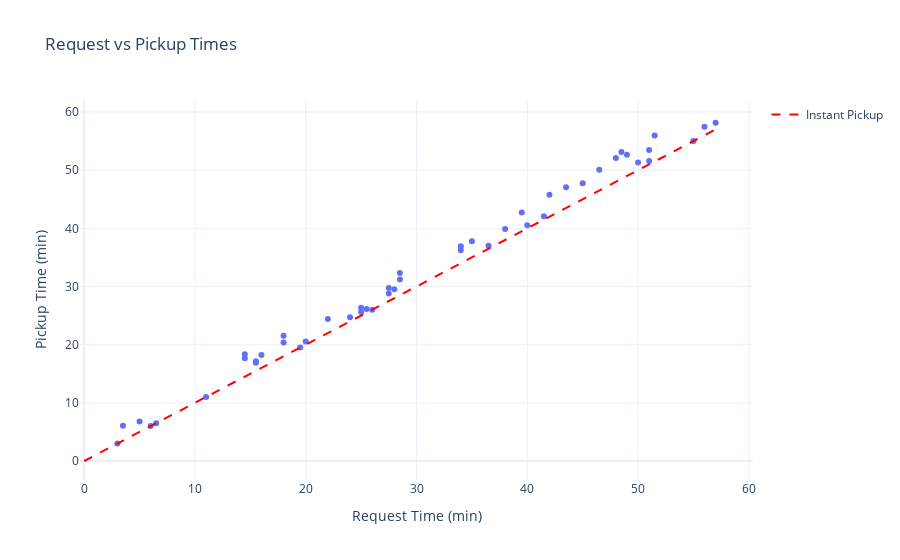

Write notebook code for a chart like this one.
### Markdown cell above
### 👥 User Experience Analysis

Understanding the user experience is crucial for ride-sharing services. Here we analyze wait times and service quality from the customer's perspective. The visualization shows the distribution of wait times and helps identify any service bottlenecks.

### Code cell
# Analyze user statistics
fig, wait_time_stats = analyze_user_stats(results_dir)
fig.show()

print('\n⏱️ Wait Time Statistics (minutes):')
print(wait_time_stats.to_string())

### Figure 1 — Plotly figure (JSON) as saved in the notebook; plotly's stock layout.template omitted (floating-point values rounded to 4 significant figures)
{"data": [{"hovertemplate": "Request Time (min)=%{x}<br>Pickup Time (min)=%{y}<extra></extra>", "legendgroup": "", "marker": {"color": "#636efa", "symbol": "circle"}, "mode": "markers", "name": "", "orientation": "v", "showlegend": false, "type": "scatter", "x": [6.5, 3, 6, 5, 3.5, 11, 15.5, 15.5, 14.5, 14.5, 19.5, 18, 20, 16, 18, 22, 24, 26, 25.5, 25, 25, 27.5, 28, 27.5, 28.5, 28.5, 34, 34, 36.5, 35, 38, 40, 42, 39.5, 41.5, 43.5, 45, 46.5, 50, 48, 51, 49, 51, 48.5, 51.5, 55, 56, 57], "xaxis": "x", "y": [6.5, 3, 6, 6.78, 6.067, 11, 16.9, 17.16, 18.33, 17.65, 19.5, 20.39, 20.53, 18.21, 21.53, 24.4, 24.73, 26, 26.13, 25.63, 26.34, 28.8, 29.52, 29.75, 31.2, 32.31, 36.25, 36.9, 37.03, 37.78, 39.87, 40.53, 45.75, 42.72, 42.07, 47.06, 47.77, 50.08, 51.33, 52.1, 51.57, 52.67, 53.46, 53.13, 55.97, 55, 57.47, 58.15], "yaxis": "y"}, {"line": {"color": "red", "dash": "dash"}, "mode": "lines", "name": "Instant Pickup", "type": "scatter", "x": [0, 57], "y": [0, 57]}], "layout": {"legend": {"tracegroupgap": 0}, "title": {"text": "Request vs Pickup Times"}, "xaxis": {"anchor": "y", "domain": [0, 1], "title": {"text": "Request Time (min)"}}, "yaxis": {"anchor": "x", "domain": [0, 1], "title": {"text": "Pickup Time (min)"}}}}
